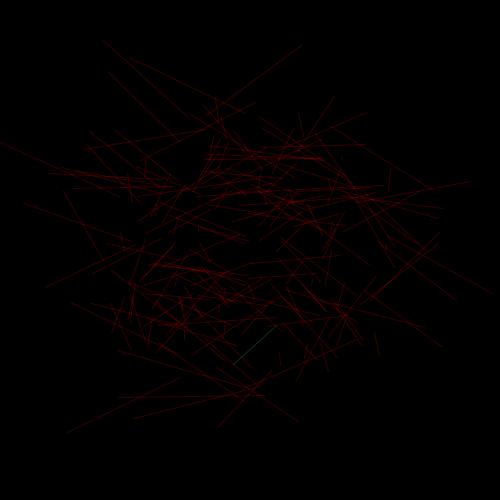
Frame 1 (no input)
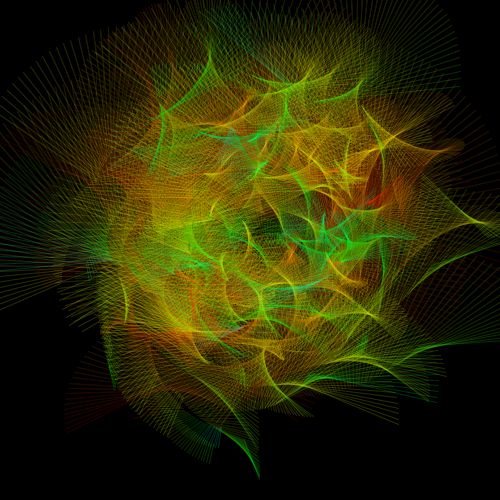
Frame 60 (the mouse pressed at the canvas centre just before this capture)
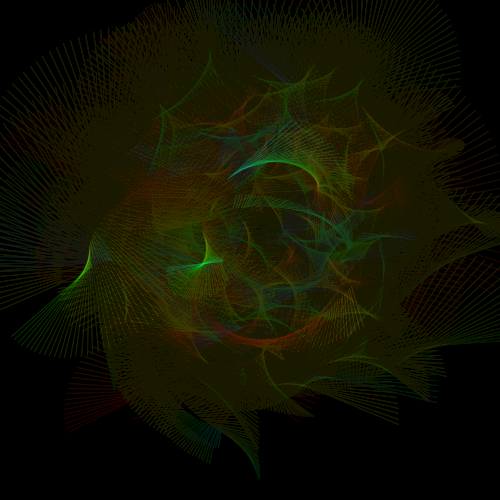
Frame 120 (the mouse held since frame 60 and released just before this capture)

The Processing sketch that drew these frames (run headless with seeded random() and noise(); from frame 60 on, the mouse is pressed at the canvas centre):

// Processing sketch: processing_152289
// ── processing_152289.pde

/*
 * Creative Coding
 * Week 3, 04 - spinning top: curved motion with sin() and cos()
 * by Indae Hwang and Jon McCormack
 * Copyright (c) 2014 Monash University
 *
 * This sketch is the first cut at translating the motion of a spinning top
 * to trace a drawing path. This sketch traces a path using sin() and cos()
 *
 */

int num;

float[] x, y;       // current drawing position
float[] dx, dy;     // change in position at each frame
float[] i_phase;    // phase for first invisible circle
float[] v_phase;    // phase for visible line
float[] len;        // max length of visible line

color bkg_color;
boolean showConstruct;


void init_new_drawing(int elements_num) {
  num = elements_num;
  x = new float[num];
  y = new float[num];
  dx = new float[num];
  dy = new float[num];
  i_phase = new float[num];
  v_phase = new float[num];
  len = new float[num];
  
  randomSeed(hour() + minute() + second() + millis());
  
  for (int i = 0; i < num; i++) {
      // initial position in the centre of the screen
      x[i] = width/2;
      y[i] = height/2;
      // dx and dy are the small change in position each frame
      dx[i] = random(-1, 1);
      dy[i] = random(-1, 1);
      //
      i_phase[i] = random(TWO_PI);
      v_phase[i] = random(TWO_PI);
      //
      len[i] = random(50, 150);      
  }
  
}

void setup() {
  size(500, 500);
  colorMode(HSB);
  background(0);
  
  init_new_drawing(200);
  
  showConstruct = false;
    
}


void draw() {
  // blend the old frames into the background
  //blendMode(ADD);
  fill(0, 5);
  noStroke();
  rect(0, 0, width, height);

  float max = 1;
  float min = 0.5;

  
  for (int i = 0; i < num; i++) {
    
        float rad = radians(frameCount);


        // calculate new position
        x[i] += dx[i];
        y[i] += dy[i];
      
      
        //When the shape hits the edge of the window, it reverses its direction and changes velocity
        if (x[i] > width-len[i] || x[i] < len[i]) {
          dx[i] = dx[i] > 0 ? -random(min, max) : random(min, max);
        }
      
        if (y[i] > height-len[i] || y[i] < len[i]) {
          dy[i] = dy[i] > 0 ? -random(min, max) : random(min, max);
        }
        
        
        /// Hidden construct
        
        if (showConstruct) {
            stroke(255, 0, 0);
            point(x[i],y[i]);
            
//            stroke(255,255,0,25);
//            ellipseMode(RADIUS);
//            ellipse(x[i],y[i],200,200);
        }
       
        
        // Draw Art
        
        int H = 100;
        int S = 255;
        int B = 255;
        int A = 50;
        
        if (i<num-1) {
            float distance = dist(x[i], y[i], x[i+1], y[i+1]);
            H = (int)map(distance,0,width/sqrt(2),0,360);            
        }
        
        float bx = x[i] + len[i] * sin(rad + i_phase[i]);
        float by = y[i] + len[i] * cos(rad + i_phase[i]);
      
        //fill(180);
      
        float radius = len[i] * sin(rad*0.05 + v_phase[i]);
        float angle = rad*3 + v_phase[i];
        if (i % 2 == 1) angle *= -1;
        float handX = bx + radius * sin(angle);
        float handY = by + radius * cos(angle);
      
        stroke(H, S, B, 50);
        noFill();
        ellipseMode(CORNERS);
        line(bx, by, handX, handY);
      
  }
}


void mousePressed() {
    int new_num = (int)map(dist(width/2, height/2, mouseX, mouseY), 0, height/sqrt(2), 5, 500);
    init_new_drawing(new_num);
  
}

void keyPressed() {
    switch (key) {
        case 'h': 
            showConstruct = !showConstruct;
            break;
        case CODED:
            if (keyCode == UP || keyCode == RIGHT) init_new_drawing(++num);
            if (keyCode == DOWN || keyCode == LEFT) init_new_drawing(--num);
            break;
        default:
            break;
  }
}
